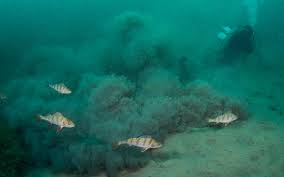
%> input picture aa.jpeg, 284 x 177 px
$ octave --eval "result = saliency_detection(imread('aa.jpeg'));"   (GNU Octave 9; MATLAB toolbox functions it lacks are replaced by stand-ins)
%> lines starting %> are read from the running program, lines starting %| are printed output that depends on the picture
function [ saliency ] = saliency_detection(image)
% Compute saliency map using spectral residual approach
image = im2double(image);
if size(image, 3) == 3
    grayImg = rgb2gray(image);
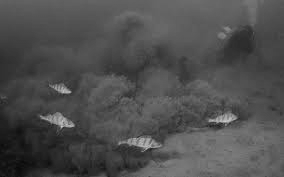
%> grayImg: size 177x284 double; min 0.0367, max 0.801, mean 0.31
else
    grayImg = image;
end

% Spectral Residual
imgFFT = fft2(grayImg);
amplitude = abs(imgFFT);
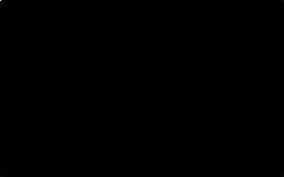
%> amplitude: size 177x284 double; min 0.0106, max 15563.9, mean 5.2; drawn with min black and max white
phase = angle(imgFFT);
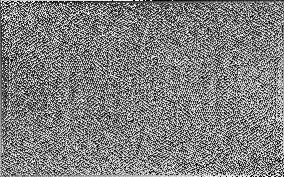
%> phase: size 177x284 double; min -3.14, max 3.14, mean 6.25e-05; drawn with min black and max white

% Log spectrum
logAmplitude = log(amplitude + 1);
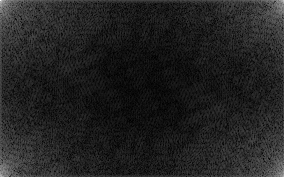
%> logAmplitude: size 177x284 double; min 0.0105, max 9.65, mean 1.29; drawn with min black and max white

% Spectral residual
avgFilter = fspecial('average', 3);
spectralResidual = logAmplitude - imfilter(logAmplitude, avgFilter, 'replicate');
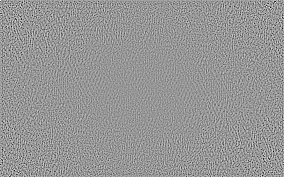
%> spectralResidual: size 177x284 double; min -2.32, max 1.62, mean 7.87e-17; drawn with min black and max white

% Reconstruct
saliencyFFT = exp(spectralResidual + 1i * phase);
saliencyMap = abs(ifft2(saliencyFFT)).^2;

% Smooth with Gaussian
saliency = mat2gray(imgaussfilt(saliencyMap, 10));
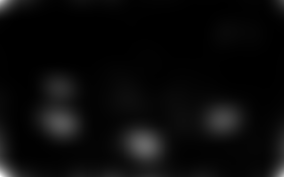
%> saliency: size 177x284 double; min 0, max 1, mean 0.0409
end
